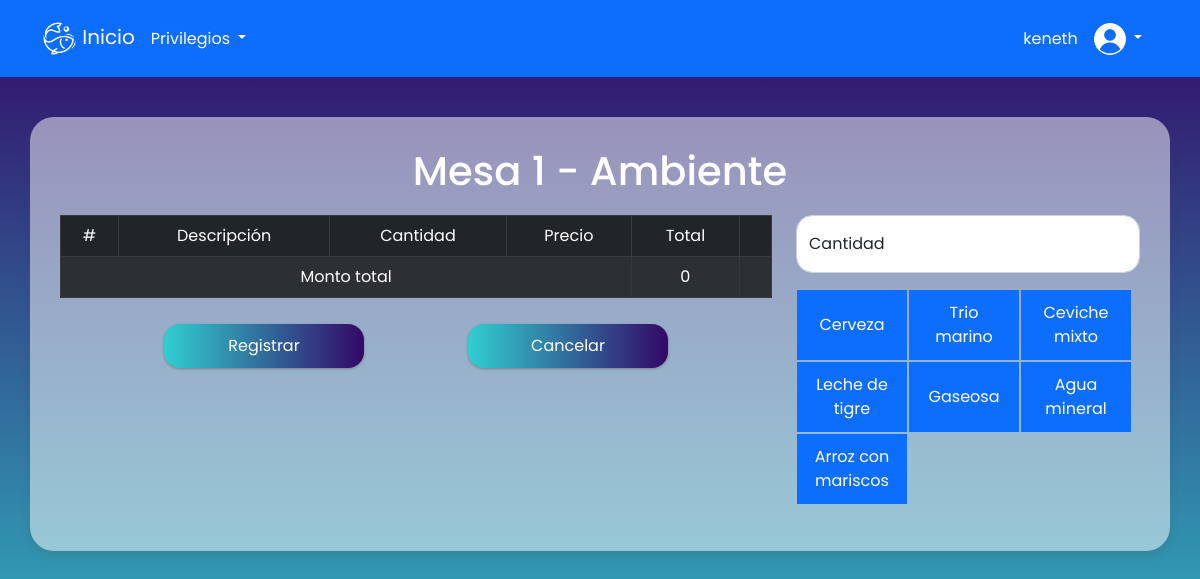
The page /obtenerListaProductos/getFormMesas.php?btnMesa=1 (signed in) on the database its author committed.
### tables this page shows
CREATE TABLE `productos` (
  `idProducto` int(11) NOT NULL,
  `descripcion` varchar(255) DEFAULT NULL,
  `precio` decimal(10,2) DEFAULT NULL,
  `estado` int(11) DEFAULT NULL
);

### obtenerListaProductos/controlObtenerProductos.php (called while the page is built, shortened)
<?php
class controlObtenerProductos{
    public function obtenerDetallesYMesa($mesa, $ambiente){
        $objPedido = new entidadPedido;
        $detallesMesas =  $objPedido->obtenerDetallesMesa($mesa, $ambiente);
        include_once("../modelo/entidaProducto.php");
        $objProducto = new entidadProducto;
        $productos =  $objProducto->obtenerProductos();
        include_once("formDetallesMesas.php");
        $objDetallesMesa = new formDetallesMesas;
        $objDetallesMesa->formDetallesMesasShow($detallesMesas, $productos, $mesa, $ambiente);
    }
}
?>

### modelo/entidaProducto.php (called while the page is built, shortened)
<?php
class entidadProducto{
    public function obtenerProductos(){
        $connection = conexionSingleton::getInstance();
        $con = $connection->getConnection();
        $sql = "SELECT descripcion
        FROM productos WHERE estado = 1";
        $query = mysqli_query($con, $sql);
        $resultados = array();
        while ($fila=mysqli_fetch_array($query, MYSQLI_ASSOC)) {
            $resultados[] = $fila;
        }
        return $resultados;
    }
}
?>

### obtenerListaProductos/formDetallesMesas.php (the view, shortened to what this page needs)
<?php
include_once("../shared/navbar.php");
class formDetallesMesas extends navbar{
    public function formDetallesMesasShow($detallesMesas, $productos, $mesa, $ambiente){
?>
    <!DOCTYPE html>
    <html lang="es">
    <head>
        <link href="https://cdn.jsdelivr.net/npm/bootstrap@5.0.2/dist/css/bootstrap.min.css" rel="stylesheet">
        <link rel="stylesheet" href="obtenerListaProductos.css?v=<?php echo (rand()); ?>" />
    </head>
    <body>
        <div class="container container-main col-md-12">
            <h1 class="titulo">Mesa <?= $mesa?> - Ambiente <?= $ambiente?></h1>
            <div class="row">
                <div class="col-md-8">
                    <table class="table table-dark table-hover table-striped table-bordered">
                        <thead class="align-middle">
                            <tr>
                                <th scope="col">#</th>
                                <th scope="col">Descripción</th>
                                <th scope="col">Cantidad</th>
                                <th scope="col">Precio</th>
                                <th scope="col">Total</th>
                                <th scope="col"></th>
                            </tr>
                        </thead>
                        <tbody>
                            <?php
                                $montoTotal = 0;
                                ?>
                            <tr>
                                <td colspan="4" style="height: 30px;">Monto total</td>
                                <td><?= $montoTotal?></td>
                                <td></td>
                            </tr>
                        </tbody>
                    </table>
                    <div class="container-button">
                        <a href="getFormDetalles.php?mesa=<?= $mesa?>&ambiente=<?= $ambiente?>&btnRegistrar=true" style="color:white" class="btn btn-info btnForm">Registrar</a>
                        <a href="getFormDetalles.php?mesa=<?= $mesa?>&ambiente=<?= $ambiente?>&btnCancelar=true" style="color:white" class="btn btn-info btnForm">Cancelar</a>
                    </div>
                </div>
                <div class="col-md-4">
                    <form action="getFormDetalles.php" method="POST">
                        <div class="form-floating mb-3">
                            <input type="number" class="form-control input-container" id="cantidad" placeholder="cantidad" name="cantidad">
                            <label for="usuario">Cantidad</label>
                        </div>
                        <table class="table table-borderless">
                            <tbody>
                                <tr class="container-td">
                                <?php
                                    for ($i = 0; $i < count($productos) ; $i++) {
                                ?>
                                    <td class="td-boton">
                                        <button class="btn btn-primary btnProducto" name="btnProducto" value="<?= $productos[$i]["descripcion"]?>">
                                            <?= $productos[$i]["descripcion"]?>
                                        </button>
                                    </td>
                                <?php
                                    }
                                ?>
                                </tr>
                            </tbody>
                        </table>
                    </form>
                </div>
            </div>
        </div>
    </body>
    </html>
<?php
    }
}
?>

### obtenerListaProductos/obtenerListaProductos.css (style rules this page uses)
body { background-image: linear-gradient(to top, #30cfd0 0%, #330867 100%); background-size: cover; background-repeat: no-repeat; background-position: center; background-attachment: fixed; }
* { font-family: 'Poppins', sans-serif; font-weight: 400; }
.titulo { color: white; text-align: center; margin-bottom: 20px; font-weight: 500; }
.container-main { margin: 0 auto; margin-top: 40px; margin-bottom: 30px; padding: 30px; background-color: rgba(255, 255, 255, 0.5); box-shadow: 0px 4px 8px rgb(89 73 30 / 16%); border-radius: 1.5em; }
.input-container { border-radius: 1em; }
thead, tbody { text-align: center; }
.td-boton { padding: 1px !important; }
.btnForm { width: 200px; margin-top: 10px; background-image: linear-gradient(to right, #30cfd0 0%, #330867 100%); border: none; box-shadow: 0px 1px 3px rgb(128, 128, 128); border-radius: 1em; padding: 10px; color: white; }
.container-button { display: flex; justify-content: space-evenly; }
.btnProducto { width: 110px; height: 70px; margin: 0; border-radius: 0; font-size: 16px; color: white; }
.container-td { display: flex; flex-wrap: wrap; }

### rows shown on the page
productos: descripcion "Cerveza"
productos: descripcion "Trio marino"
productos: descripcion "Ceviche mixto"
productos: descripcion "Leche de tigre"
productos: descripcion "Gaseosa"
productos: descripcion "Agua mineral"
productos: descripcion "Arroz con mariscos"

### other values the page prints
$usuario "keneth"
$mesa "1"
$montoTotal "0"
